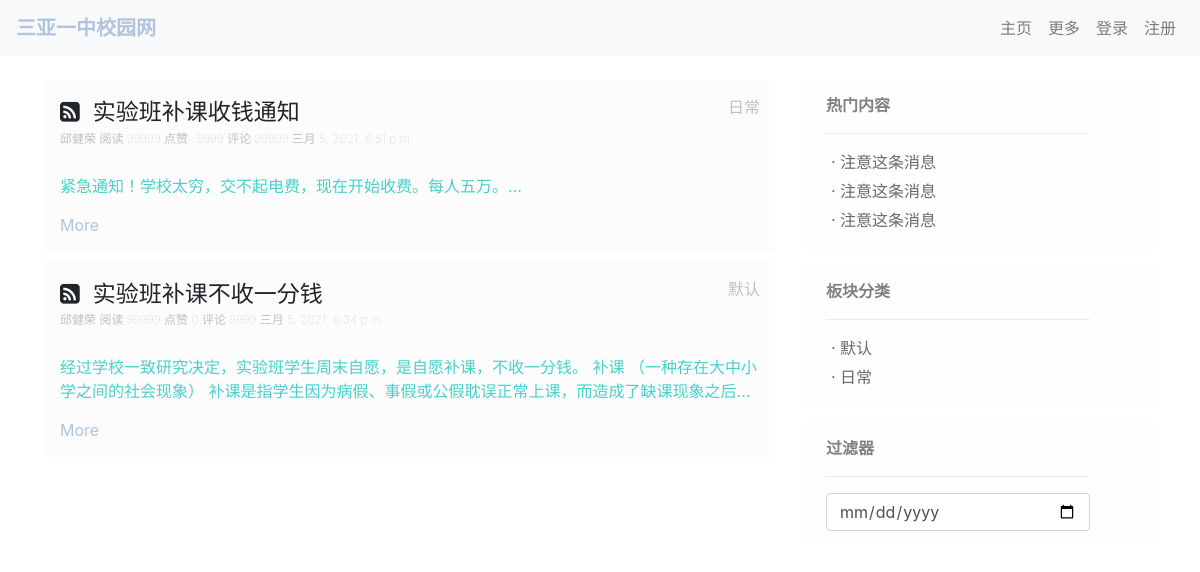
The page / on the database its author committed.
### blogs/models.py (models this page shows, shortened)
class Blog(models.Model):
    blogid=models.IntegerField("文章ID",primary_key=True,default=1)
    author=models.ForeignKey("User",on_delete=models.CASCADE)
    title=models.CharField("标题",max_length=64)
    read=models.IntegerField("阅读量",default=0)
    star=models.IntegerField("点赞数",default=0)
    comment=models.IntegerField("评论数",default=0)
    publish_time=models.DateTimeField(auto_now_add=True)
    category=models.CharField("分类板块",max_length=128)
    digest=models.CharField("摘要",max_length=128)
    text=models.TextField("正文",max_length=50000)

class User(models.Model):
    userid=models.IntegerField(primary_key=True)
    username=models.CharField("用户名",max_length=16)
    password=models.CharField("密码",max_length=25)
    blogs=models.TextField("JSON格式作品ID数组数据",max_length=32767)

### blogs/views.py (the view)
# urls.py: path('',v.index)
def index(request):
    context={}
    context['categories']=json.loads(Category.objects.all()[0].categories)['categories']
    context['blogs']=Blog.objects.all().order_by('-publish_time')
    return render(request,"index.html",context)

### template/index.html (shortened to what this page needs)
{% load static %}
<!DOCTYPE html>
<html>
<head>
    <link rel="stylesheet" href="https://cdn.staticfile.org/twitter-bootstrap/4.3.1/css/bootstrap.min.css">
    <link rel="stylesheet" href="https://cdn.staticfile.org/font-awesome/4.7.0/css/font-awesome.css">
    <link rel="stylesheet" href="{% static  'public.css' %}">
</head>
<body>
    <nav class="navbar navbar-expand-sm bg-light navbar-light fixed-top">
        <a class="mybrand" href="#">三亚一中校园网 </a>
        <div class="collapse navbar-collapse justify-content-end" id="collapsibleNavbar">
            <ul class="navbar-nav">
                <li class="nav-item">
                    <a class="nav-link" href="#">主页</a>
                </li>
                <li class="nav-item">
                    <a class="nav-link" href="#">更多</a>
                </li>
                <li class="nav-item">
                    <a class="nav-link" href="#">登录</a>
                </li>
                <li class="nav-item">
                    <a class="nav-link" href="#">注册</a>
                </li>
            </ul>
        </div>
    </nav>
    <div class="container" style="margin-top:80px">
        <div class="row">
            <div class="col-sm-8">
                {%  for bl in blogs %}
                <div class="block-card-sm">
                    <div style="display:inline-block;width:100%">
                        <span class="block-header"><i class="fa fa-rss-square" aria-hidden="true"></i>&nbsp;&nbsp;{{bl.title}}</span>
                        <span class="block-describe">{{bl.category}}</span>
                        <span class="block-describe-bottom">{{bl.author.username}}  阅读 {{bl.read}}  点赞 {{bl.star}}  评论 {{bl.comment}} {{bl.publish_time}}</span>
                    </div>
                    <span class="block-text">
                        {{bl.digest}}...
                    </span>
                    <a class="block-link" href="/blog/{{bl.blogid}}">More</a>
                </div>
                {%  endfor %}
            </div>
            <div class="col-sm-4">
                <div class="alert alert-light alert-dismissible fade show">
                    <strong>热门内容</strong>
                    <hr>
                    <a class="hot-title" href="#">· 注意这条消息</a>
                    <a class="hot-title" href="#">· 注意这条消息</a>
                    <a class="hot-title" href="#">· 注意这条消息</a>
                </div>
                <div class="alert alert-light alert-dismissible fade show">
                    <strong>板块分类</strong>
                    <hr>
                    {%  for cat in categories %}
                        <a class="hot-title" href="/category/{{cat}}/">· {{cat}}</a>
                    {% endfor %}
                </div>
                <div class="alert alert-light alert-dismissible fade show">
                    <strong>过滤器</strong>
                    <hr>
                    <input type="date" class="form-control">
                </div>
            </div>
        </div>
    </div>
</body>
</html>

### static/public.css (style rules this page uses)
.mybrand { display: inline-block; padding-top: .3125rem; padding-bottom: .3125rem; margin-right: 1rem; font-size: 1.25rem; line-height: inherit; white-space: nowrap; color: lightsteelblue; font-weight: bold; text-decoration:none; }
.block-card-sm { background-color: rgb(252, 252, 252); width: 100%; box-shadow: 3px; height:auto; padding: 15px; margin-bottom:10px; }
.block-header { font-weight: lighter; font-size: 23px; }
.block-describe { font-weight: lighter; font-size: 16px; display: block; float:right; color:silver; }
.block-describe-bottom { font-weight: lighter; font-size: 12px; display: block; color:silver; }
.block-text { margin-top:25px; color:mediumturquoise; display: block; }
.block-link { color:lightsteelblue; display: block; margin-top:15px; cursor: pointer; text-decoration:none; }
.hot-title { display: block; text-decoration:none; color:dimgrey; cursor: pointer; margin:5px; }

### rows shown on the page
Blog: title "实验班补课收钱通知", category "日常", author.username "邱健荣", read "99999", star "-9999", comment "99999", publish_time "三月 5, 2021, 6:51 p.m.", digest "紧急通知！学校太穷，交不起电费，现在开始收费。每人五万。"
Blog: title "实验班补课不收一分钱", category "默认", author.username "邱健荣", read "99999", comment "9999", publish_time "三月 5, 2021, 6:34 p.m.", digest "经过学校一致研究决定，实验班学生周末自愿，是自愿补课，不收一分钱。 补课 （一种存在大中小学之间的社会现象） 补课是指学生因为病假、事假或公假耽误正常上课，而造成了缺课现象之后"

### other values the page prints
{{ cat }} "默认" "日常"
